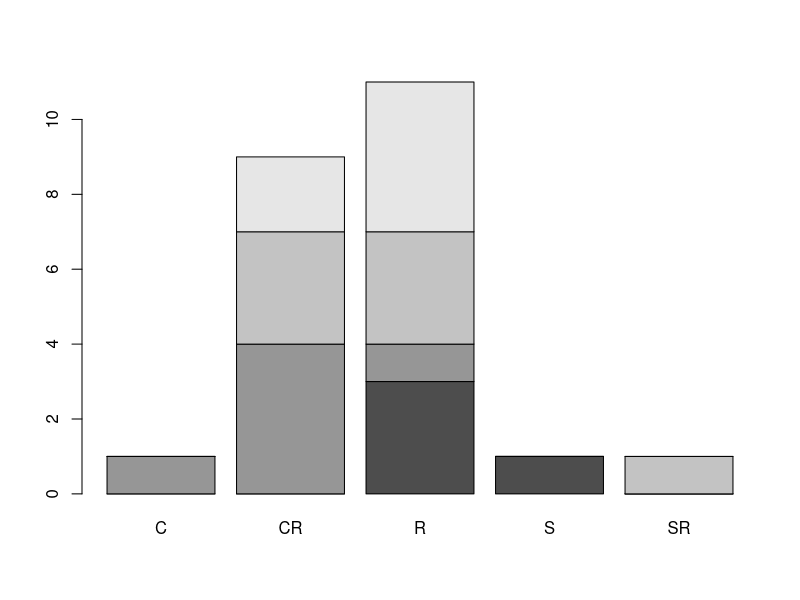

Recreate this plot in R.
#loading package
library(tidyverse)

#loading data
#set your own
getwd()

data<-read.csv("grime.csv", sep=",")
data
summary(data)

#test du Khi-2
Tab<-table(data$Agricultural.Practicies,data$Grime.strategy)
chi<-chisq.test(data$Agricultural.Practicies, data$Grime.strategy)
Tab
#Repr??sentation
barplot(Tab)

#Valeurs attendues pour tester les conditions de validit??
chi$expected
